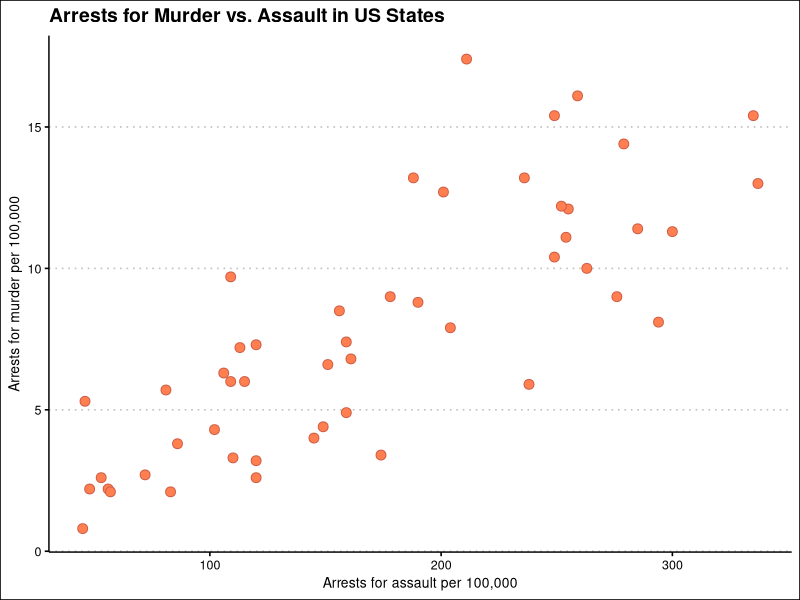

The R script that drew this image:
## ---- chunk 1
#| message: false
library(tidyverse)
library(ggthemes)
data("USArrests")

USArrests %>%
  ggplot(aes(x = Assault, y = Murder)) +
  geom_point(pch = 21, color = "coral3", bg = "coral", size=3) +
  labs(title = "Arrests for Murder vs. Assault in US States",
       x = "Arrests for assault per 100,000",
       y = "Arrests for murder per 100,000") +
  theme_clean()
